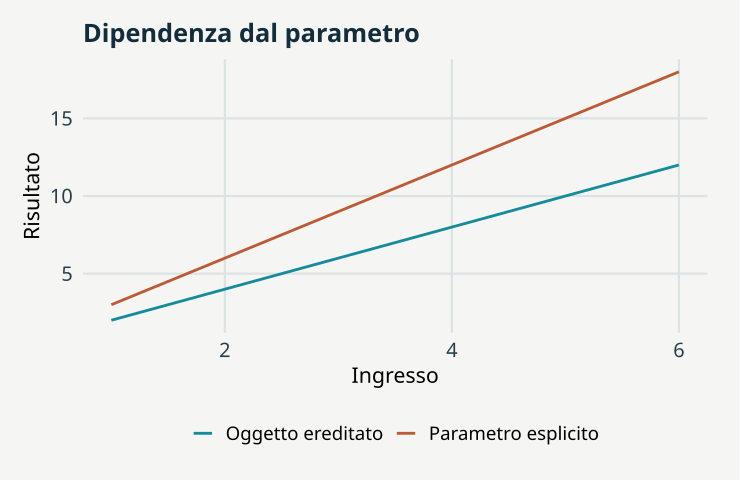

Reproduce this figure in R.
# GeoStat Lab — funzioni comuni. R >= 4.3; ggplot2 >= 3.4; jsonlite.
suppressPackageStartupMessages(library(ggplot2))
col_geo <- c('#168B9C','#BC5B35','#7054A4','#A17B19','#227864','#64748B')
theme_set(theme_minimal(base_size=17, base_family='sans') + theme(
  plot.background=element_rect(fill='#F5F6F3',colour=NA),
  panel.background=element_rect(fill='#F5F6F3',colour=NA),
  panel.grid.minor=element_blank(),panel.grid.major=element_line(colour='#DCE3E2'),
  plot.title=element_text(size=19,face='bold',colour='#122D3B'),
  plot.subtitle=element_text(size=13,colour='#405560',margin=margin(b=12)),
  axis.text=element_text(size=15,colour='#273E4A'),axis.title=element_text(size=16),
  legend.position='bottom',legend.title=element_blank(),legend.text=element_text(size=14),
  strip.text=element_text(size=15,face='bold'),plot.margin=margin(18,24,18,18)))
metric <- function(...) data.frame(grandezza=names(c(...)),valore=as.character(c(...)),check.names=FALSE)
f <- function(x,d=3) {out<-formatC(x,digits=d,format='fg');out[!is.finite(x)]<-'Non definito';out}
line_plot <- function(d,x='x',y='y',title='',xl=x,yl=y,group=NULL) {
 p<-ggplot(d,aes(x=.data[[x]],y=.data[[y]]))
 if(is.null(group)) p<-p+geom_line(colour=col_geo[1],linewidth=1.05) else p<-p+aes(colour=.data[[group]],group=.data[[group]])+geom_line(linewidth=1)+scale_colour_manual(values=col_geo)
 p+labs(title=title,x=xl,y=yl)
}
point_plot <- function(d,x='x',y='y',title='',xl=x,yl=y,group=NULL) {
 p<-ggplot(d,aes(x=.data[[x]],y=.data[[y]]))
 if(is.null(group))p<-p+geom_point(colour=col_geo[1],size=2.5,alpha=.8) else p<-p+aes(colour=.data[[group]])+geom_point(size=2.7,alpha=.85)+scale_colour_manual(values=col_geo)
 p+labs(title=title,x=xl,y=yl)
}
hist_plot<-function(x,title='',xl='Valore',bins=20)ggplot(data.frame(x=x),aes(x))+geom_histogram(bins=bins,fill=col_geo[1],colour='#F5F6F3')+labs(title=title,x=xl,y='Frequenza')
bar_plot<-function(d,x='gruppo',y='valore',title='',yl='Valore')ggplot(d,aes(x=.data[[x]],y=.data[[y]],fill=.data[[x]]))+geom_col(width=.65)+scale_fill_manual(values=rep(col_geo,length.out=length(unique(d[[x]])) ))+guides(fill='none')+labs(title=title,x=NULL,y=yl)
map_plot<-function(d,z='z',title='',xl='Est [km]',yl='Nord [km]')ggplot(d,aes(x,y,fill=.data[[z]]))+geom_raster()+coord_equal()+scale_fill_gradientn(colours=c('#153F56','#298C9C','#B8CDB2','#F1D889','#AD542F'))+labs(title=title,x=xl,y=yl)
acf_data<-function(x,lag=20){a<-acf(x,lag.max=min(lag,length(x)-1),plot=FALSE);data.frame(x=as.vector(a$lag)[-1],y=as.vector(a$acf)[-1])}
# AR(1), distribuzione marginale stazionaria N(0, 1).
ar_series<-function(n,rho){x<-numeric(n);x[1]<-rnorm(1);for(i in 2:n)x[i]<-rho*x[i-1]+sqrt(1-rho^2)*rnorm(1);x}
# Distanze euclidee in unità metriche già dichiarate; nessuna conversione implicita di CRS.
dist_cross<-function(a,b)sqrt(outer(a[,1],b[,1],'-')^2+outer(a[,2],b[,2],'-')^2)
# Predittore IDW: i punti coincidenti ricevono esattamente il valore osservato.
idw<-function(xy,z,new,power=2){dd<-dist_cross(new,xy);apply(dd,1,function(d)if(any(d<1e-10))mean(z[d<1e-10])else weighted.mean(z,d^(-power)))}
# CART didattico binario: divisioni assiali che minimizzano l'impurità di Gini.
cart_fit<-function(x,y,depth=2,minleaf=4){
 node<-list(p=mean(y),n=length(y));if(depth<1||length(unique(y))<2||length(y)<2*minleaf)return(node)
 best<-Inf
 for(j in seq_len(ncol(x))){v<-sort(unique(x[,j])); if(length(v)<2)next
  for(cut in (head(v,-1)+tail(v,-1))/2){left<-x[,j]<=cut;nl<-sum(left);nr<-sum(!left);if(min(nl,nr)<minleaf)next
   score<-nl*mean(y[left])*(1-mean(y[left]))+nr*mean(y[!left])*(1-mean(y[!left]))
   if(score<best){best<-score;node$j<-j;node$cut<-cut;split<-left}
  }
 }
 if(is.finite(best)){node$left<-cart_fit(x[split,,drop=FALSE],y[split],depth-1,minleaf);node$right<-cart_fit(x[!split,,drop=FALSE],y[!split],depth-1,minleaf)};node
}
cart_predict<-function(tree,x)apply(x,1,function(row){t<-tree;while(!is.null(t$j))t<-if(row[t$j]<=t$cut)t$left else t$right;t$p})

p <- list(hidden = 2, explicit = 3, seed = 17)
set.seed(p$seed)
x <- 1:6

data <- rbind(data.frame(x = x, y = x * p$hidden, procedura = "Oggetto ereditato"), data.frame(x = x, 
    y = x * p$explicit, procedura = "Parametro esplicito"))

plots <- list(line_plot(data, title = "Dipendenza dal parametro", xl = "Ingresso", yl = "Risultato", 
    group = "procedura"))

metrics <- metric(`Scarto massimo` = max(abs(x * p$hidden - x * p$explicit)))
print(metrics,row.names=FALSE)
ggplot2::ggsave('t00-sessione-A.svg',plots[[1]],device=svglite::svglite,width=7.7,height=5.0,bg='#F8F6F1')
